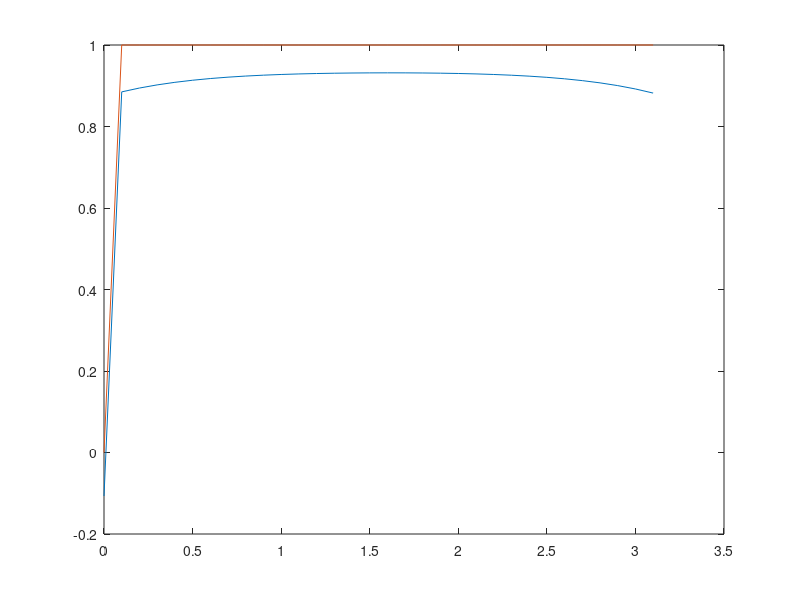
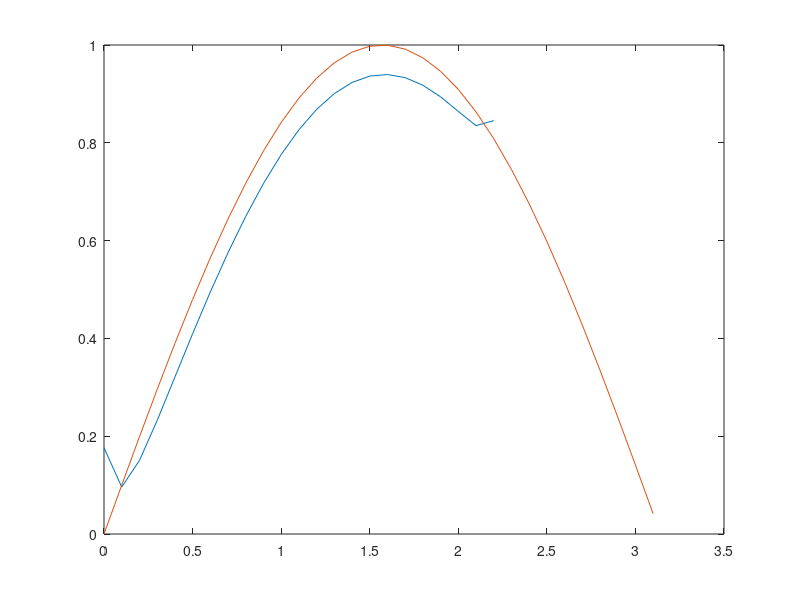

These charts were generated, in order, by the following MATLAB code:
%
%3.1 Test
clear all
close all

x_input = 0:0.1:pi;
f_sin = sin(x_input);
f_square = sign(f_sin);

n_nodes = 100;
epochs = 100;
eta = 0.005;

w_r = 0.1 *randn(1,n_nodes)';
w_s = 0.1 *randn(1,n_nodes)';

% mu_r = zeros(1,n_nodes)';
% mu_s = zeros(1,n_nodes)';
mu_r = linspace(0,pi,n_nodes)'; 
mu_s = linspace(0,pi,n_nodes)';

sigma_r = ones(1,n_nodes)';
sigma_s = ones(1,n_nodes)';

rbf_nodes_r = exp(-(x_input-mu_r).^2./(2*sigma_r));
rbf_nodes_s = exp(-(x_input-mu_s).^2./(2*sigma_s));

for k = 1:epochs

output_r = sum(w_r.*rbf_nodes_r);
output_s = sum(w_s.*rbf_nodes_s);

e_r = 0.5*(output_r - f_square).^2;
e_s = 0.5*(output_s - f_sin).^2;

delta_r = eta*e_r.*rbf_nodes_r;
delta_s = eta*e_s.*rbf_nodes_s;

w_r = w_r + delta_r;
w_s = w_s + delta_s;


diff_r = sum((output_r - f_square).^2);
diff_s = sum((output_s - f_sin).^2);

output_r_update = sum(w_r.*rbf_nodes_r);
output_s_update = sum(w_s.*rbf_nodes_s);

plot(x_input,output_s_update)
hold on
plot(x_input,f_sin)
hold off

max(e_s)

drawnow
pause(0.1)

end

plot(x_input,output_r)
hold on
plot(x_input,f_square)

figure()
plot(x_input,output_s)
hold on
plot(x_input,f_sin)